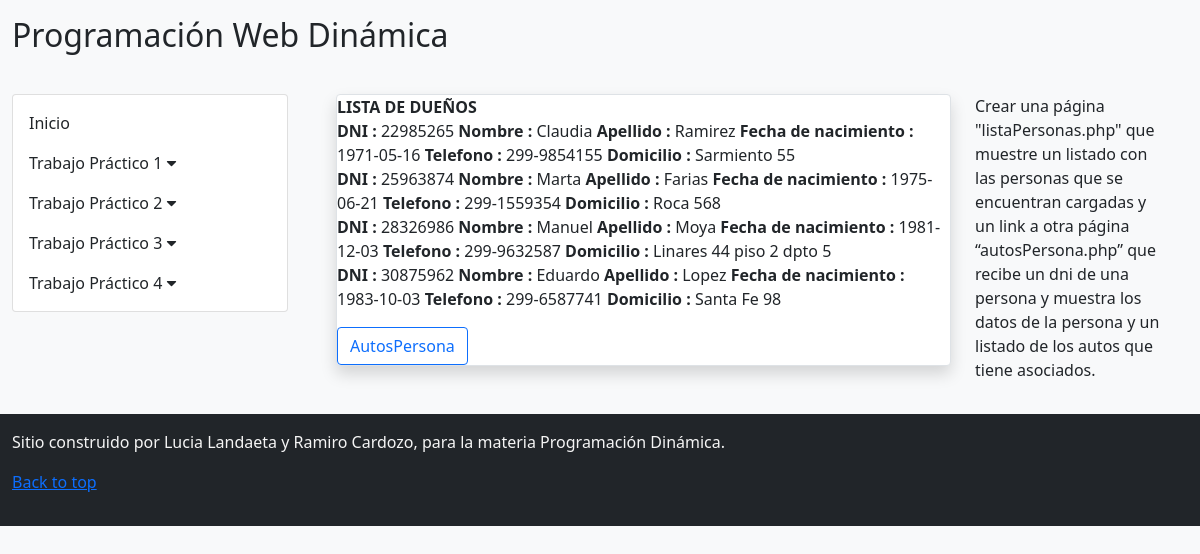
/vista/TP4/listaPersonas.php, run on the app's committed database.
### tables this page shows
CREATE TABLE `persona` (
  `nroDni` varchar(10) NOT NULL,
  `apellido` varchar(50) NOT NULL,
  `nombre` varchar(50) NOT NULL,
  `fechaNac` date NOT NULL default '1990-01-01',
  `telefono` varchar(20) NOT NULL,
  `domicilio` varchar(200) NOT NULL,
  PRIMARY KEY  (`nroDni`)
);

### utils/funciones.php (called while the page is built, shortened)
<?php
spl_autoload_register(function($class_name){
    $directorys = array(
        $_SESSION['ROOT'].'Modelo/',
        $_SESSION['ROOT'].'Modelo/conector/',
        $_SESSION['ROOT'].'Control/',
    );
});

### modelo/Persona.php (called while the page is built, shortened)
<?php
class Persona
{
    private $nroDni;
    private $nombre;
    private $apellido;
    private $fechaNac;
    private $telefono;
    private $domicilio;
    public function __construct()
    {
        $this->nroDni = "";
        $this->nombre = "";
        $this->apellido = "";
        $this->fechaNac = "";
        $this->telefono = "";
        $this->domicilio = "";
    }
    public function getNroDni()
    {
        return $this->nroDni;
    }
    public function getNombre()
    {
        return $this->nombre;
    }
    public function getApellido()
    {
        return $this->apellido;
    }
    public function getFechaNac()
    {
        return $this->fechaNac;
    }
    public function getTelefono()
    {
        return $this->telefono;
    }
    public function getDomicilio()
    {
        return $this->domicilio;
    }
    public function setNroDni($id)
    {
        $this->nroDni = $id;
    }
    public function setNombre($nom)
    {
        $this->nombre = $nom;
    }
    public function setApellido($apellidoP)
    {
        $this->apellido = $apellidoP;
    }
    public function setFechaNac($fechaN)
    {
        $this->fechaNac = $fechaN;
    }
    public function setTelefono($telefonoP)
    {
        $this->telefono = $telefonoP;
    }
    public function setDomicilio($domicP)
    {
        $this->domicilio = $domicP;
    }
    public static function listar($condicion = "")
    {
        $arrP = array();
        $base = new BaseDatos();
        $sql = "Select * from persona";
        if ($condicion != "") {
            $sql = $sql . ' where ' . $condicion;
        }
        $sql .= " order by nroDni ";
        if ($base->Iniciar()) {
            $res = $base->Ejecutar($sql);
            if ($res > -1) {
                if ($res > 0) {
                    while ($row = $base->Registro()) {
                        $obj = new Persona();
                        $obj->setear(["nroDni" => $row["nroDni"], "nombre" => $row["nombre"], "apellido" => $row["apellido"], "fechaNac" => $row["fechaNac"], "telefono" => $row["telefono"], "domicilio" => $row["domicilio"]]);
                        array_push($arrP, $obj);
                    }
                }
            } else {
                $this->setmensajeoperacion($base->getError());
            }
        } else {
            $this->setmensajeoperacion($base->getError());
        }
        return $arrP;
    }
}

### modelo/conector/BaseDatos.php (called while the page is built, shortened)
<?php
class BaseDatos extends PDO {
  	private $conec;
  	private $indice;
  	private $resultado;
    public function __construct(){
        $this->indice =0;
        try {
           $this->conec=true;
        }catch (PDOException $e) {
            $this->sql = $e->getMessage();
            $this->conec=false;
        }
    }
    public function Iniciar(){
        return $this->getConec();
    }
    public function getConec(){
        return $this->conec;
    }
    public function setSQL($e){
        return "\n".$this->sql = $e;
    }
    public function Ejecutar($sql){
        if ( stristr($sql,"select")){
            $resp =  $this->EjecutarSelect($sql);
        }
        return $resp;
   }
   private function EjecutarSelect($sql){
       $cant = -1;
       $resultado=parent::query($sql);
       if(!$resultado){
           $this->analizarDebug();
       }else {
          $arregloResult = $resultado->fetchAll();
          $cant = count($arregloResult);
       }
       return $cant;
   }
   public function Registro() {
       $filaActual = false;
       $indiceActual = $this->getIndice();
       if ($indiceActual>=0) {
           $filas = $this->getResultado();
           if($indiceActual<count($filas)){
               $filaActual =  $filas[$indiceActual];
           }else {
               $this->setIndice(-1);
           }
       }
       return $filaActual;
   }
   private function setIndice ($valor){
       $this->indice = $valor;
   }
   private function getIndice (){
       return $this->indice;
   }
   private function setResultado($valor){
       $this->resultado = $valor;
   }
   private function getResultado(){
      return $this->resultado;
   }
}

### control/AbmPersona.php (called while the page is built, shortened)
<?php
class AbmPersona{
    public function buscar($param)
    {
        $where = " true ";
        $arreglo = Persona::listar($where);
        return $arreglo;
    }
}

### vista/TP4/listaPersonas.php (the view, shortened to what this page needs)
<?php
include_once("../estructura/header.php");
?>
<div class="container">
    <div class="row">
        <div class="col-md-9">
            <div class="card border rounded shadow">
                <?php
                $abmP = new AbmPersona();
                $listaPersonas = $abmP->buscar(null);
                if (count($listaPersonas) > 0) {
                    echo "<b>LISTA DE DUEÑOS</b>";
                    foreach ($listaPersonas as $pers) {
                        echo "<pr>
                            <b>DNI :</b> " . $pers->getNroDni() . "
                            <b>Nombre :</b> " . $pers->getNombre() . "
                            <b>Apellido :</b> " . $pers->getApellido() . "
                            <b>Fecha de nacimiento :</b> " . $pers->getFechaNac() . "
                            <b>Telefono :</b> " . $pers->getTelefono() . "
                            <b>Domicilio :</b> " . $pers->getDomicilio() . "
                            </pr>
                            ";
                    }
                } else {
                    echo " No hay personas cargadas en la BD ";
                }
                ?>
                <div>
                <a href="AutosPersona.php"><button type="button" class="btn btn-outline-primary mt-3">AutosPersona</button></a>
                </div>
            </div>
        </div>
        <div class="col-sm-3">
            <p>
                Crear una página "listaPersonas.php" que muestre un listado con las personas que se
                encuentran cargadas y un link a otra página “autosPersona.php” que recibe un dni de una persona y muestra
                los datos de la persona y un listado de los autos que tiene asociados.
            </p>
        </div>
    </div>
</div>
<?php
include_once("../estructura/footer.php");
?>

### data on the page
persona: nroDni "22985265", nombre "Claudia", apellido "Ramirez", fechaNac "1971-05-16", telefono "299-9854155", domicilio "Sarmiento 55"
persona: nroDni "25963874", nombre "Marta", apellido "Farias", fechaNac "1975-06-21", telefono "299-1559354", domicilio "Roca 568"
persona: nroDni "28326986", nombre "Manuel", apellido "Moya", fechaNac "1981-12-03", telefono "299-9632587", domicilio "Linares 44 piso 2 dpto 5"
persona: nroDni "30875962", nombre "Eduardo", apellido "Lopez", fechaNac "1983-10-03", telefono "299-6587741", domicilio "Santa Fe 98"
